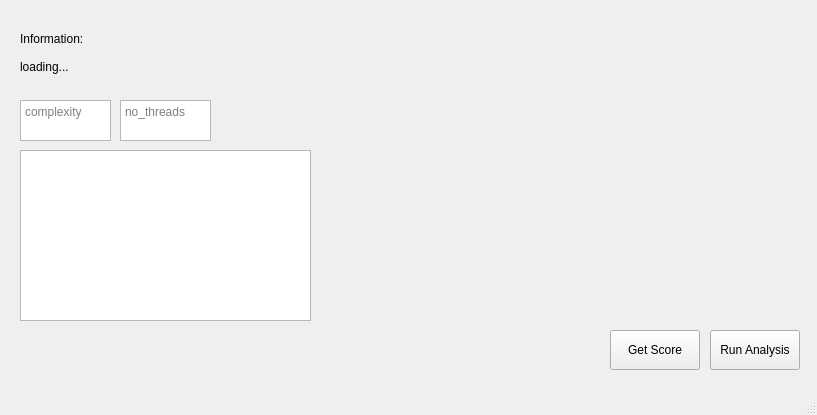
<?xml version="1.0" encoding="UTF-8"?>
<ui version="4.0">
 <class>MainWindow</class>
 <widget class="QMainWindow" name="MainWindow">
  <property name="geometry">
   <rect>
    <x>0</x>
    <y>0</y>
    <width>817</width>
    <height>415</height>
   </rect>
  </property>
  <property name="windowTitle">
   <string>MainWindow</string>
  </property>
  <widget class="QWidget" name="centralwidget">
   <widget class="QPushButton" name="run_button">
    <property name="geometry">
     <rect>
      <x>710</x>
      <y>330</y>
      <width>90</width>
      <height>40</height>
     </rect>
    </property>
    <property name="text">
     <string>Run Analysis</string>
    </property>
   </widget>
   <widget class="QLabel" name="plot_image">
    <property name="geometry">
     <rect>
      <x>340</x>
      <y>30</y>
      <width>451</width>
      <height>291</height>
     </rect>
    </property>
    <property name="text">
     <string/>
    </property>
    <property name="pixmap">
     <pixmap>plot.png</pixmap>
    </property>
    <property name="scaledContents">
     <bool>true</bool>
    </property>
   </widget>
   <widget class="QLabel" name="label">
    <property name="geometry">
     <rect>
      <x>20</x>
      <y>30</y>
      <width>141</width>
      <height>18</height>
     </rect>
    </property>
    <property name="text">
     <string>Information:</string>
    </property>
   </widget>
   <widget class="QTextEdit" name="text_threads">
    <property name="geometry">
     <rect>
      <x>120</x>
      <y>100</y>
      <width>91</width>
      <height>41</height>
     </rect>
    </property>
    <property name="placeholderText">
     <string>no_threads</string>
    </property>
   </widget>
   <widget class="QTextEdit" name="text_passwords">
    <property name="geometry">
     <rect>
      <x>20</x>
      <y>100</y>
      <width>91</width>
      <height>41</height>
     </rect>
    </property>
    <property name="placeholderText">
     <string>complexity</string>
    </property>
   </widget>
   <widget class="QLabel" name="system_info_label">
    <property name="geometry">
     <rect>
      <x>20</x>
      <y>60</y>
      <width>281</width>
      <height>41</height>
     </rect>
    </property>
    <property name="text">
     <string>loading...</string>
    </property>
    <property name="alignment">
     <set>Qt::AlignLeading|Qt::AlignLeft|Qt::AlignTop</set>
    </property>
    <property name="margin">
     <number>10</number>
    </property>
   </widget>
   <widget class="QPushButton" name="get_stress_button">
    <property name="geometry">
     <rect>
      <x>610</x>
      <y>330</y>
      <width>90</width>
      <height>40</height>
     </rect>
    </property>
    <property name="text">
     <string>Get Score</string>
    </property>
   </widget>
   <widget class="QTextEdit" name="score_text">
    <property name="geometry">
     <rect>
      <x>20</x>
      <y>150</y>
      <width>291</width>
      <height>171</height>
     </rect>
    </property>
   </widget>
  </widget>
  <widget class="QStatusBar" name="statusbar"/>
 </widget>
 <resources/>
 <connections/>
</ui>
